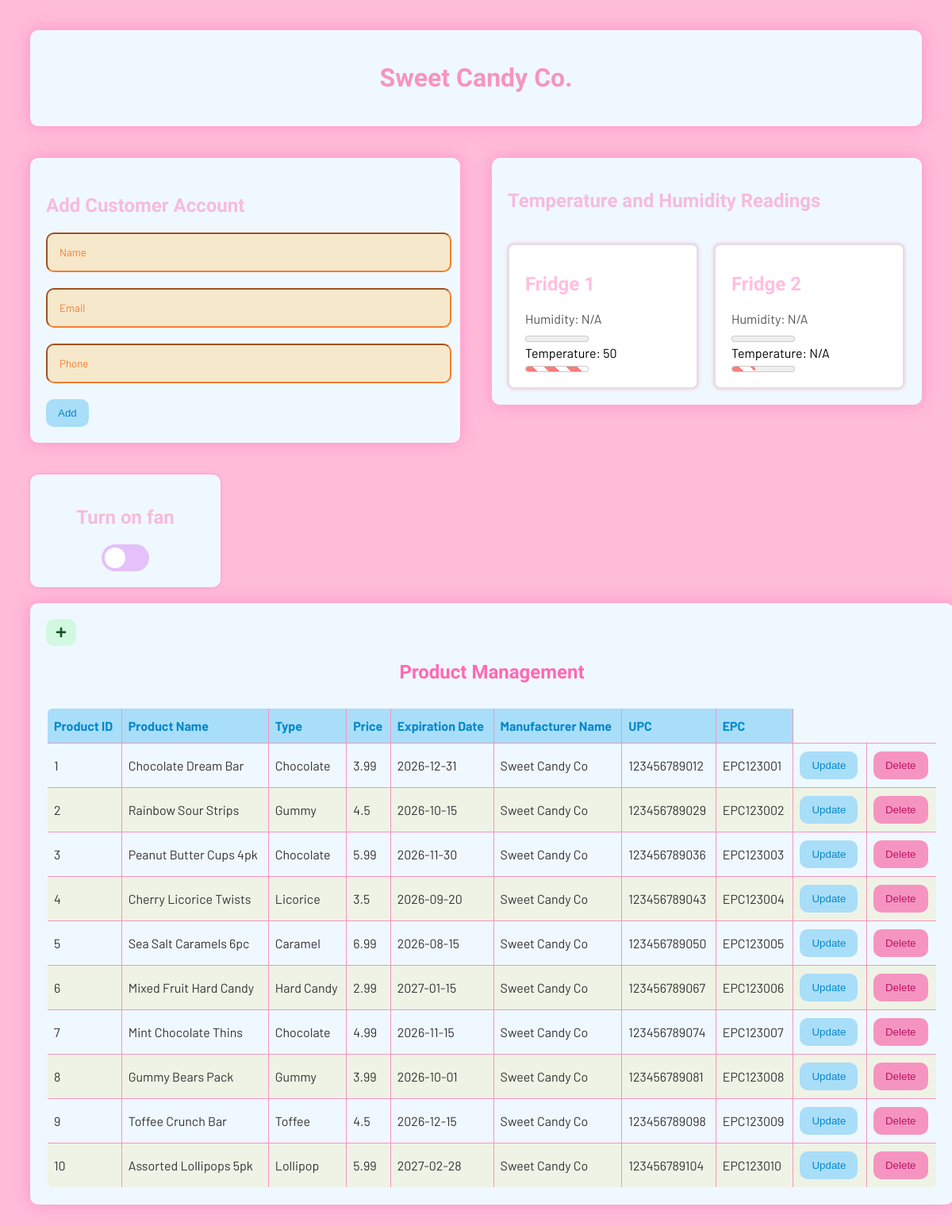
The page / on the database its author committed.
### Models/product.py (models this page shows, shortened)
class Product(Base):
    __tablename__ = 'product'
    productId = Column(Integer, primary_key=True, autoincrement=True)
    name = Column(String(100), nullable=False)
    type = Column(String(50), nullable=False)
    price = Column(Numeric(10,0), nullable=False)
    expirationDate = Column(Date, nullable=False)
    discountPercentage = Column(Numeric(3,2), default=1.00)
    manufacturerName = Column(String(100))
    upc = Column(String(50), nullable=False, unique=True)
    epc = Column(String(50), nullable=False)
    cart_items = relationship("CartItem", back_populates="product")
    inventory = relationship("Inventory", back_populates="product")
    @staticmethod
    def get_allProducts():
        query = "SELECT * FROM product WHERE 1;"
        rows = fetchall(query)
        if rows is False or rows is None:
            return False, "Failed retrieve Products"
        keys = ['productId','name','type','price','expirationDate','discountPercentage','manufacturerName','upc','epc']
        product_list = [SimpleNamespace(**{k: row[i] for i,k in enumerate(keys)}) for row in rows]
        return product_list

### app.py (the view)
@app.route('/')
def index():
    fridge_data = [
        {
        'name': 'Fridge 1',
        'temperature': sensor_data['Frig1']['temperature'] or 'N/A',
        'humidity': sensor_data['Frig1']['humidity'] or 'N/A'
        },
        {
        'name' : 'Fridge 2',
        'temperature': sensor_data['Frig2']['temperature'] or 'N/A',
        'humidity': sensor_data['Frig2']['humidity'] or 'N/A'
        }
    ]
    products = Product.get_allProducts()
    print(products)
    return render_template('index.html', fridges=fridge_data,products=products)

### Models/database.py (called while the page is built)
def get_connection():
    return sqlite3.connect(DB_PATH)

@contextmanager
def get_cursor():
    conn = get_connection()
    try:
        cursor = conn.cursor()
        yield cursor
        conn.commit()
    finally:
        conn.close()

def fetchall(query, params=None):
    with get_cursor() as cursor:
        if params:
            cursor.execute(query, params)
        else:
            cursor.execute(query)
        return cursor.fetchall()

### templates/index.html (shortened to what this page needs)
<!DOCTYPE html>
<html>
<head>
  <link rel="stylesheet" href="{{ url_for('static', filename='style.css') }}">
</head>
<body>
  <div class="title-box">
    <h1>Sweet Candy Co.</h1>
  </div>
  <div class="section-1">
    <div class="form-container">
      <h2>Add Customer Account</h2>
      <form action="/add" method="post">
        <input type="text" name="name" placeholder="Name" required><br>
        <input type="email" name="email" placeholder="Email" required><br>
        <input type="tel" name="phone" placeholder="Phone" required><br>
        <button type="submit">Add</button>
      </form>
    </div>
    <div class="fridge-container">
      <h2>Temperature and Humidity Readings</h2>
      {% for fridge in fridges %}
        <div class="single-fridge-container" id="fridge-{{ loop.index }}">
          <h2>{{ fridge.name }}</h2>
          <div>Humidity: <span class="humidity" id="humidity-{{ loop.index }}">{{ fridge.humidity }}</span></div>
          <meter id="humidity-meter-{{ loop.index }}" min="0" max="100" value="{{ fridge.humidity|replace('%','') }}"></meter>
          <div>Temperature: <span class="temperature" id="temperature-{{ loop.index }}">{{ fridge.temperature }}</span></div>
          <meter id="temperature-meter-{{ loop.index }}" min="-30" max="50" value="{{ fridge.temperature|replace('°C','') }}"></meter>
        </div>
      {% endfor %}
    </div>
  </div>
  <div class="fan-container">
    <h2>Turn on fan</h2>
    <label class="switch">
      <span class="slider"></span>
    </label>
  </div>
   <div class="productManagement-container">
    <table>
      <thead>
        <tr>
          <button class="add-btn">+</button>
          <h2>
            Product Management
          </h2>
        </tr>
        <tr>
          <th>Product ID</th>
          <th>Product Name</th>
          <th>Type</th>
          <th>Price</th>
          <th>Expiration Date</th>
          <th>Manufacturer Name</th>
          <th>UPC</th>
          <th>EPC</th>
        </tr>
      </thead>
      <tbody>
        {% for product in products %}
        <tr>
          <td>{{product.productId}}</td>
          <td>{{product.name}}</td>
          <td>{{product.type}}</td>
          <td>{{product.price}}</td>
          <td>{{product.expirationDate}}</td>
          <td>{{product.manufacturerName}}</td>
          <td>{{product.upc}}</td>
          <td>{{product.epc}}</td>
          <td><button class="open-update-modal" data-index="{{ loop.index }}">Update</button></td>
          <td><button class="open-delete-modal">Delete</button></td>
        </tr>
        {% else %}
        <tr>
          <td colspan="6" style="text-align:center;">No bookings found</td>
        </tr>
        {% endfor %}
      </tbody>
    </table>
  </div>
</body>
</html>

### static/style.css (style rules this page uses)
body { font-family: 'Barlow', sans-serif; background: #ffbcd9; padding: 30px; }
h1 { font-family: 'Barriecito', 'Barlow', sans-serif; color: #F694C1; }
h2 { font-family: 'Barriecito', 'Barlow', sans-serif; color: #ff69b46d; }
.title-box { background-color: aliceblue; text-align: center; color: white; padding: 20px; box-shadow: 0 0 20px rgba(255, 105, 180, 0.5); border-radius: 10px; }
.section-1 { display: flex; gap: 40px; justify-content: center; align-items: flex-start; margin-top: 20px; }
.form-container { background: aliceblue; padding: 26px 20px 20px 20px; width: 100%; max-width: 550px; margin-top: 20px; border-radius: 10px; box-shadow: 0 0 20px rgba(255, 105, 180, 0.5); }
.fridge-container { background: aliceblue; padding: 20px; width: 100%; max-width: 550px; margin-top: 20px; border-radius: 10px; box-shadow: 0 0 20px rgba(255, 105, 180, 0.5); }
input { width: 95%; padding: 15px; border-radius: 10px; margin-bottom: 20px; border-color: #F47D2F; color: #F47D2F; background-color: #ffc8695a; font-family: 'Barlow', sans-serif; }
input::placeholder { color: #F47D2F; }
button { padding: 10px 15px; background: #A9DEF9; color: #0688c9; border: none; border-radius: 10px; }
.fridge-container { display: flex; flex-wrap: wrap; gap: 20px; padding: 20px; background-color: aliceblue; border-radius: 10px; font-family: 'Barlow', sans-serif; min-width: 240px; }
.single-fridge-container { flex: 0 0 calc(50% - 55px); background-color: #ffffff; border: 2px solid #e0e0e0; border-radius: 8px; padding: 15px 20px; box-shadow: 0 0px 4px rgba(255, 105, 180, 0.5); }
.single-fridge-container > div:nth-child(2), .single-fridge-container > div:nth-child(3) { font-size: 1rem; margin-bottom: 5px; color: #555; }
.fan-container { width: 200px; padding: 20px; margin-top: 40px; border-radius: 10px; text-align: center; background-color: aliceblue; box-shadow: 0 0px 4px rgba(255, 105, 180, 0.5); }
.switch { position: relative; display: inline-block; width: 60px; height: 34px; }
.slider { position: absolute; cursor: pointer; top: 0; left: 0; right: 0; bottom: 0; background-color: #E4C1F9; transition: .4s; border-radius: 34px; }
.slider:before { position: absolute; content: ""; height: 26px; width: 26px; left: 4px; bottom: 4px; background-color: white; transition: .4s; border-radius: 50%; }
.productManagement-container { background: aliceblue; padding: 20px; width: 100%; max-width: 1200px; margin-top: 20px; border-radius: 10px; box-shadow: 0 0 20px rgba(255, 105, 180, 0.5); font-family: 'Barlow', sans-serif; }
.productManagement-container h2 { color: #ff69b4; text-align: center; margin-bottom: 20px; padding-bottom: 10px; }
.productManagement-container table { width: 100%; border-collapse: collapse; margin-top: 10px; border: 2px solid #E4C1F9; border-radius: 8px; overflow: hidden; }
.productManagement-container th { background-color: #A9DEF9; color: #0688c9; padding: 12px 8px; text-align: left; font-weight: bold; border: 1px solid #F694C1; }
.productManagement-container td { padding: 10px 8px; color: #333; border: 1px solid #F694C1; align-items: center; }
.productManagement-container tbody tr:nth-child(even) { background-color: #EDE7B155; }
.add-btn { font-weight: bold; font-size: 1.5rem; line-height: 1; padding: 5px 12px; background: #D3F8E2; color: #155724; border-color: #D3F8E2; }
.open-delete-modal { background: #F694C1; color: #bc1361; }
.open-update-modal { padding: 10px 15px; background: #A9DEF9; color: #0688c9; border: none; border-radius: 10px; font-weight: 500; transition: background-color 0.2s, transform 0.1s; }

### rows shown on the page
Product: name "Chocolate Dream Bar", type "Chocolate", price "3.99", expirationDate "2026-12-31", manufacturerName "Sweet Candy Co", upc "123456789012", epc "EPC123001"
Product: name "Rainbow Sour Strips", type "Gummy", price "4.5", expirationDate "2026-10-15", manufacturerName "Sweet Candy Co", upc "123456789029", epc "EPC123002"
Product: name "Peanut Butter Cups 4pk", type "Chocolate", price "5.99", expirationDate "2026-11-30", manufacturerName "Sweet Candy Co", upc "123456789036", epc "EPC123003"
Product: name "Cherry Licorice Twists", type "Licorice", price "3.5", expirationDate "2026-09-20", manufacturerName "Sweet Candy Co", upc "123456789043", epc "EPC123004"
Product: name "Sea Salt Caramels 6pc", type "Caramel", price "6.99", expirationDate "2026-08-15", manufacturerName "Sweet Candy Co", upc "123456789050", epc "EPC123005"
Product: name "Mixed Fruit Hard Candy", type "Hard Candy", price "2.99", expirationDate "2027-01-15", manufacturerName "Sweet Candy Co", upc "123456789067", epc "EPC123006"
Product: name "Mint Chocolate Thins", type "Chocolate", price "4.99", expirationDate "2026-11-15", manufacturerName "Sweet Candy Co", upc "123456789074", epc "EPC123007"
Product: name "Gummy Bears Pack", type "Gummy", price "3.99", expirationDate "2026-10-01", manufacturerName "Sweet Candy Co", upc "123456789081", epc "EPC123008"
Product: name "Toffee Crunch Bar", type "Toffee", price "4.5", expirationDate "2026-12-15", manufacturerName "Sweet Candy Co", upc "123456789098", epc "EPC123009"
Product: name "Assorted Lollipops 5pk", type "Lollipop", price "5.99", expirationDate "2027-02-28", manufacturerName "Sweet Candy Co", upc "123456789104", epc "EPC123010"

### other values the page prints
{{ fridge.name }} "Fridge 1" "Fridge 2"
{{ fridge.temperature }} "50"
{{ product.productId }} "1" "2" "3" "4" "5" "6" "7" "8" "9" "10"
